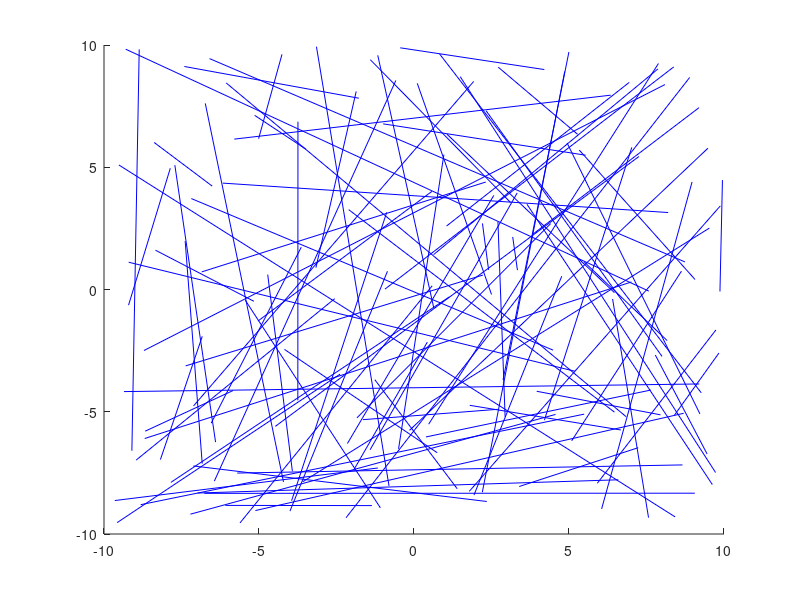
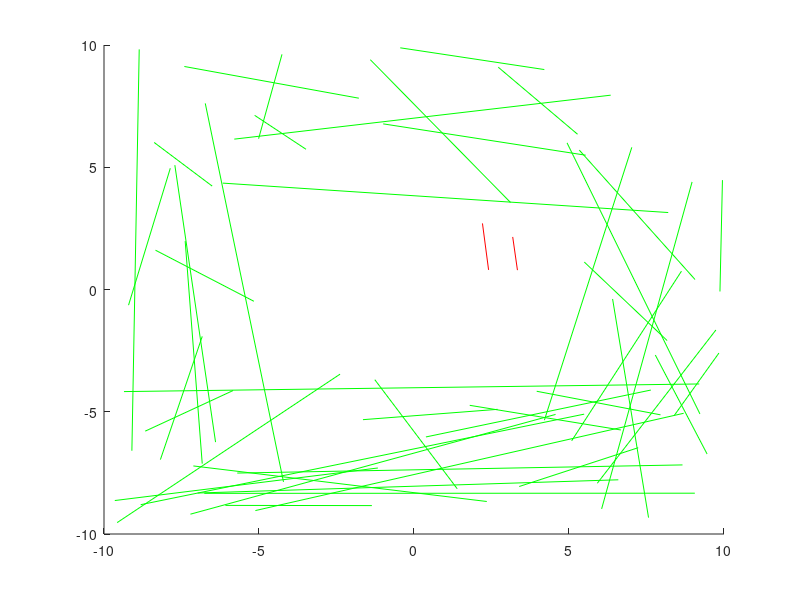
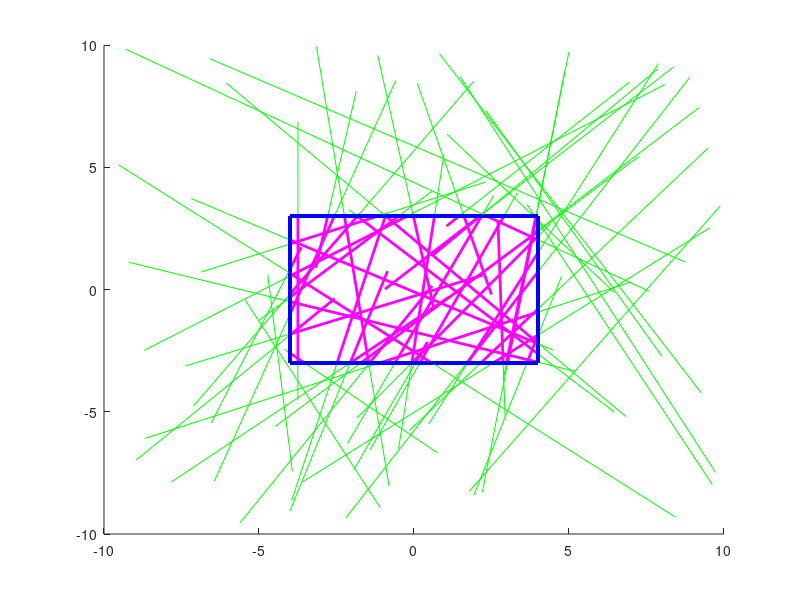

MATLAB code to generate these figures, in order:
clear all;

n = 100;
Xmin = -4; Xmax = 4;
Ymin = -3; Ymax = 3;

figure; hold on;

P1x = rand(1,n)*20 - 10;  
P2x = rand(1,n)*20 - 10;
P1y = rand(1,n)*20 - 10;  
P2y = rand(1,n)*20 - 10;
P1code = zeros(n,4);
P2code = zeros(n,4);

for i = 1:n    
    
    if P1x(i) < Xmin
        P1code(i,1) = 1;
    end
    if P1x(i) > Xmax
        P1code(i,2) = 1;
    end
    if P1y(i) < Ymin
        P1code(i,3) = 1;
    end
    if P1y(i) > Ymax
        P1code(i,4) = 1;
    end    
    
    if P2x(i) < Xmin
        P2code(i,1) = 1;
    end
    if P2x(i) > Xmax
        P2code(i,2) = 1;
    end
    if P2y(i) < Ymin
        P2code(i,3) = 1;
    end
    if P2y(i) > Ymax
        P2code(i,4) = 1;
    end
    
    plot([P1x(i),P2x(i)],[P1y(i),P2y(i)],'b-');
end
hold off;

P_label = zeros(1,n);
figure; hold on;
for i = 1:n
    P_or = P1code(i,1:4) | P2code(i,1:4);
    if sum(P_or) == 0
        P_label(i) = 1;
        plot([P1x(i),P2x(i)],[P1y(i),P2y(i)],'r-');
    end
    P_and = P1code(i,1:4) & P2code(i,1:4);
    if sum(P_and) > 0
        P_label(i) = 2;
        plot([P1x(i),P2x(i)],[P1y(i),P2y(i)],'g-');
    end
end
hold off;

figure; hold on;
for i = 1:n
    if P_label(i) == 0

        P_or = P1code(i,1:4) | P2code(i,1:4);
        plot([P1x(i),P2x(i)],[P1y(i),P2y(i)],'g-');

        if P_or(1) == 1
            Py = P1y(i) + (Xmin-P1x(i))*(P2y(i)-P1y(i))/(P2x(i)-P1x(i));
            if P1x(i) < Xmin
                P1x(i) = Xmin; P1y(i) = Py;
            elseif P2x(i) < Xmin
                P2x(i) = Xmin; P2y(i) = Py;
            end            
        end
        
        if P_or(2) == 1
            Py = P1y(i) + (Xmax-P1x(i))*(P2y(i)-P1y(i))/(P2x(i)-P1x(i));
            if P1x(i) > Xmax
                P1x(i) = Xmax; P1y(i) = Py;
            elseif P2x(i) > Xmax
                P2x(i) = Xmax; P2y(i) = Py;
            end            
        end
        
        if P_or(3) == 1
            Px = P1x(i) + (Ymin-P1y(i))/(P2y(i)-P1y(i))*(P2x(i)-P1x(i));
            if P1y(i) < Ymin
                P1x(i) = Px; P1y(i) = Ymin;
            elseif P2y(i) < Ymin
                P2x(i) = Px; P2y(i) = Ymin;
            end            
        end
        
        if P_or(4) == 1
            Px = P1x(i) + (Ymax-P1y(i))/(P2y(i)-P1y(i))*(P2x(i)-P1x(i));
            if P1y(i) > Ymax
                P1x(i) = Px; P1y(i) = Ymax;
            elseif P2y(i) > Ymax
                P2x(i) = Px; P2y(i) = Ymax;
            end            
        end
        if P1x(i) >= Xmin & P1x(i) <= Xmax & ...
                P2x(i) >= Xmin & P2x(i) <= Xmax & ...
                P1y(i) >= Ymin & P1y(i) <= Ymax & ...
                P2y(i) >= Ymin & P2y(i) <= Ymax
            plot([P1x(i),P2x(i)],[P1y(i),P2y(i)],'m-','LineWidth',2);
        end
        plot([-4 4 4 -4 -4],[-3 -3 3 3 -3],'b-','LineWidth',2);
    end
end
hold off;